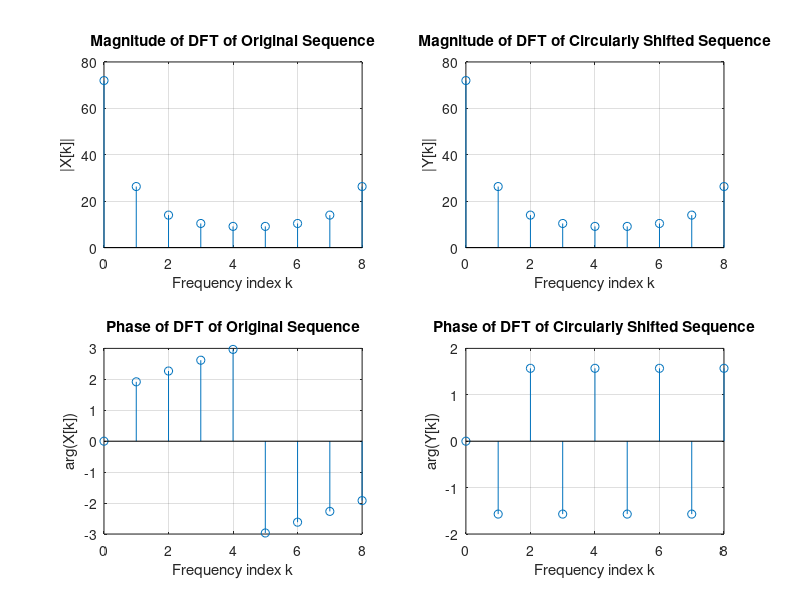

Write the MATLAB code that produced this figure.
% Program P3_8B
% Circular Time-Shifting Property of DFT
clf;
x = [0 2 4 6 8 10 12 14 16]; % original sequence x
N = length(x) - 1; n = 0:N; % time index vector
% set y equal to the circular shift left of x
y = circshift(x, 5);
XF = fft(x); % DFT of x
YF = fft(y); % DFT of y
subplot(2, 2, 1);
% plot the spectral magnitudes of the original and shifted sequences
stem(n, abs(XF)); grid;
title('Magnitude of DFT of Original Sequence');
xlabel('Frequency index k');
ylabel('|X[k]|');
subplot(2, 2, 2);
stem(n, abs(YF)); grid;
title('Magnitude of DFT of Circularly Shifted Sequence');
xlabel('Frequency index k');
ylabel('|Y[k]|');
% plot the spectral phases of the original and shifted sequences
subplot(2, 2, 3);
stem(n, angle(XF)); grid;
title('Phase of DFT of Original Sequence');
xlabel('Frequency index k');
ylabel('arg(X[k])');
subplot(2, 2, 4);
stem(n, angle(YF)); grid;
title('Phase of DFT of Circularly Shifted Sequence');
xlabel('Frequency index k');
ylabel('arg(Y[k])');
